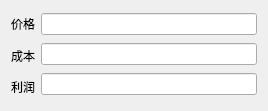
<?xml version="1.0" encoding="UTF-8"?>
<ui version="4.0">
 <class>CommodityWidget</class>
 <widget class="QWidget" name="CommodityWidget">
  <property name="geometry">
   <rect>
    <x>0</x>
    <y>0</y>
    <width>268</width>
    <height>111</height>
   </rect>
  </property>
  <property name="windowTitle">
   <string>CommodityWidget</string>
  </property>
  <layout class="QHBoxLayout" name="horizontalLayout_2">
   <item>
    <layout class="QHBoxLayout" name="horizontalLayout">
     <item>
      <layout class="QVBoxLayout" name="verticalLayout">
       <item>
        <widget class="QLabel" name="label">
         <property name="text">
          <string>价格</string>
         </property>
        </widget>
       </item>
       <item>
        <widget class="QLabel" name="label_2">
         <property name="text">
          <string>成本</string>
         </property>
        </widget>
       </item>
       <item>
        <widget class="QLabel" name="label_3">
         <property name="text">
          <string>利润</string>
         </property>
        </widget>
       </item>
      </layout>
     </item>
     <item>
      <layout class="QVBoxLayout" name="verticalLayout_2">
       <item>
        <widget class="QLineEdit" name="line_price"/>
       </item>
       <item>
        <widget class="QLineEdit" name="line_costing"/>
       </item>
       <item>
        <widget class="QLineEdit" name="line_profit"/>
       </item>
      </layout>
     </item>
    </layout>
   </item>
  </layout>
 </widget>
 <layoutdefault spacing="6" margin="11"/>
 <resources/>
 <connections/>
</ui>
